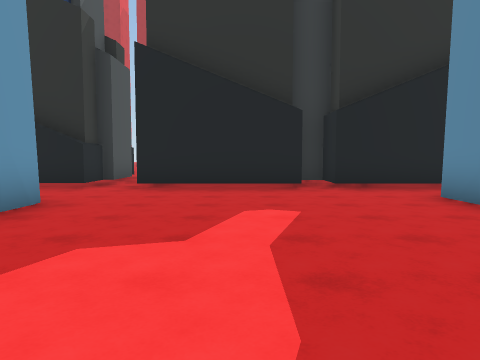
view 1 (above)

19 first-person views from a walk through a Unity game level. The camera is 1.4 m above the floor, tilts 4° down and sees 70° across. The floor is counted in squares, 2 m on a side. Each view is taken from the middle of a square. On the plan, view 1 faces up. The plan holds only what a view shows up to about 11 squares ahead; the rest is blank. The place goes on beyond the plan. The player is left out.

view 2
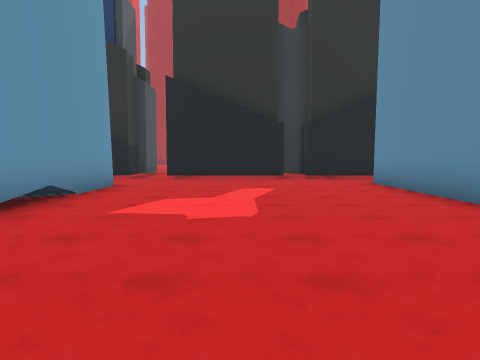

view 3
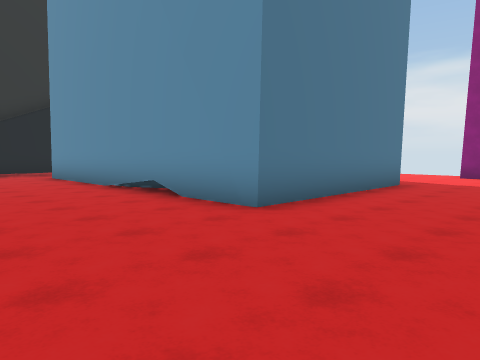

view 4
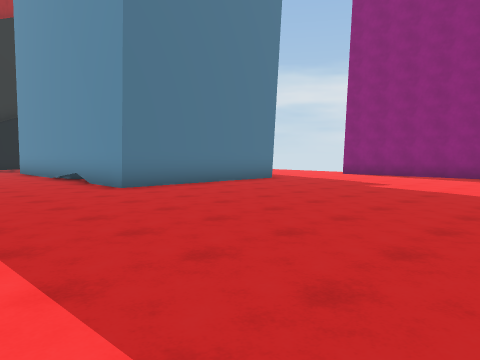

view 5
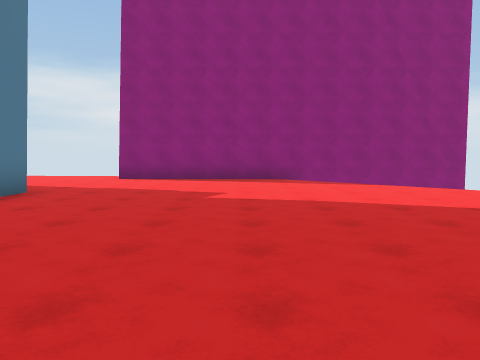

view 6
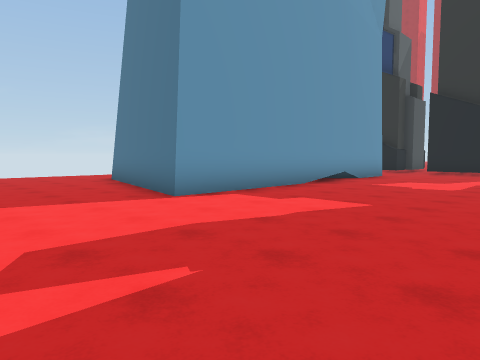

view 7
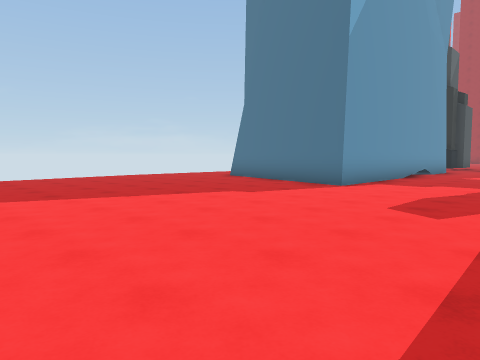

view 8
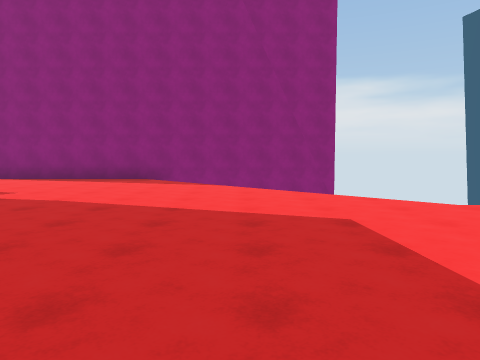

view 9
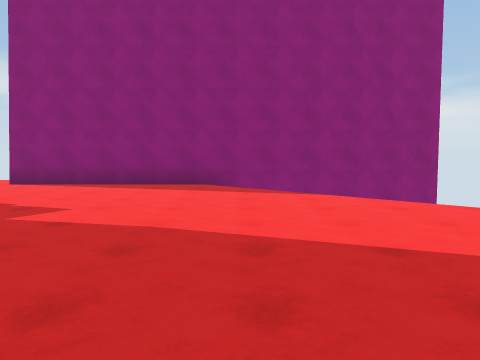

view 10
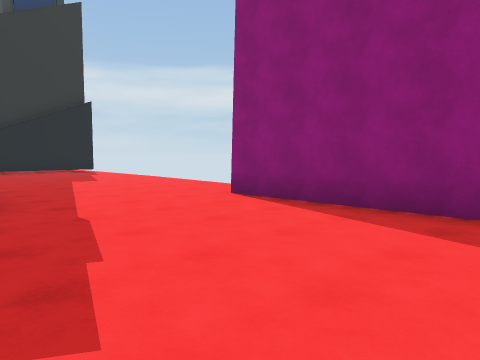

view 11
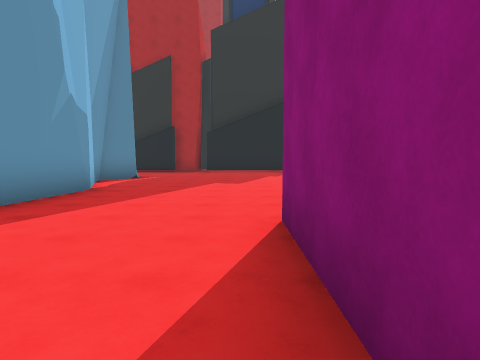

view 12
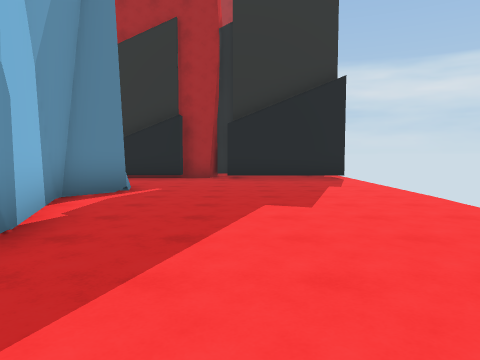

view 13
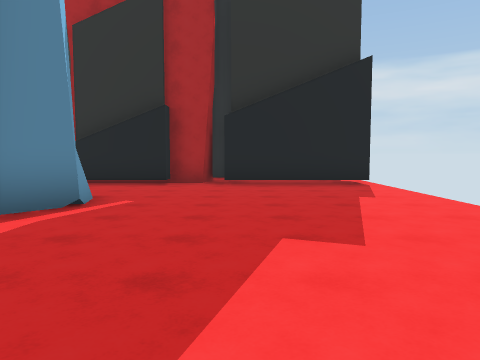

view 14
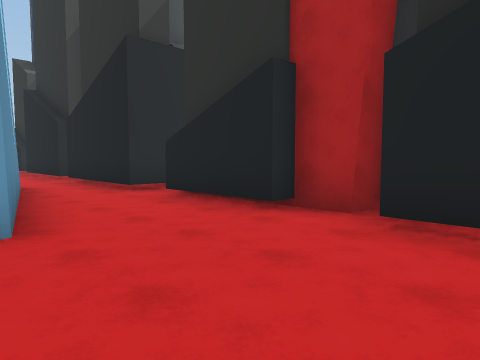

view 15
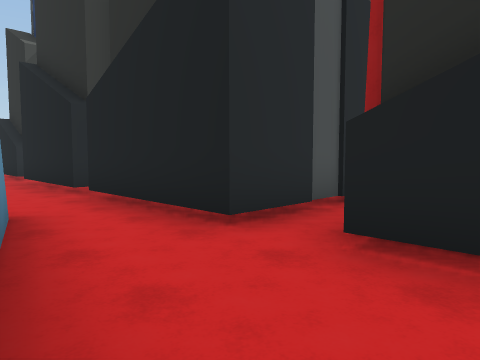

view 16
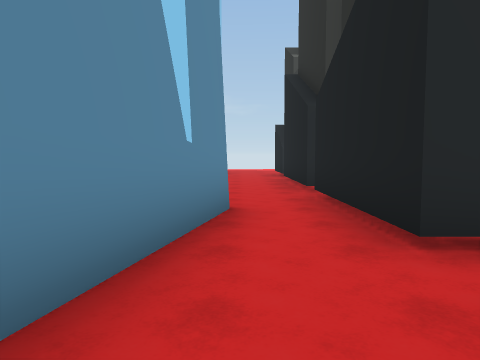

view 17
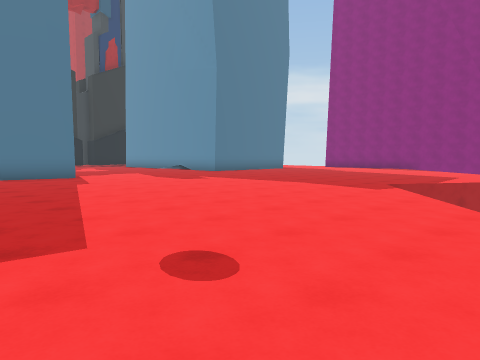

view 18
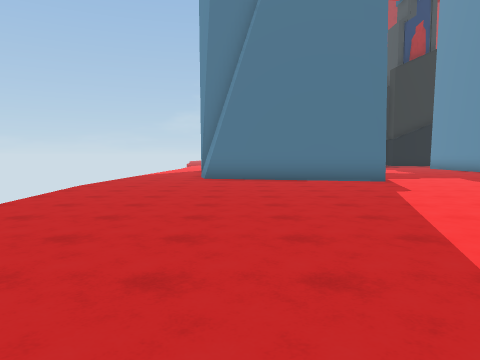

view 19
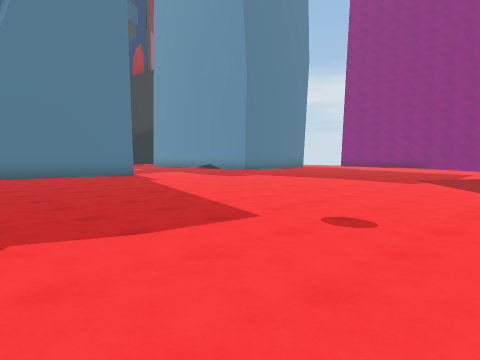

### Floor plan
Key: @ floor where view 1 was taken; # wall or solid block; x gap in a wall; . floor; v drop or lower ground.
Columns run from 11 left of view 1 to 14 right of it. Each row starts with its distance up from view 1.
 10                 #
  9         x    #  #.   #
  8       ##.########.########
  7        ...................
  6        ...................
  5         #......####.......
  4         #......#  ##......
  3         #......#   #......
  2         #......#   #......
  1         #......#   #......
  0         #..@...#   ##.....
 -1         #......#   ##....
 -2  ..###  #......#   #.....
 -3 v....####......#####.....
 -4 v.......................#
 -5  .......................#
 -6 v.......................#
 -7 v.......................#
 -8  .......................#
 -9  ......................v
-10   ....................vv
-11   ...................v v
-12   ..........vv......v  v
-13   .........v  v....v   v
-14   ........v      .v    v
-15   ......

Positions as (right, up) in squares from view 1, and headings:
1: (0, 0), facing up
2: (0, -3), facing up
3: (0, -6), facing up-right
4: (0, -10), facing up-right
5: (2, -7), facing right
6: (2, -7), facing up-left
7: (1, -11), facing up-left
8: (2, -11), facing right
9: (4, -9), facing right
10: (8, -8), facing up-right
11: (12, -7), facing up
12: (11, -3), facing up
13: (11, -1), facing up
14: (12, 4), facing up-left
15: (8, 5), facing up-left
16: (8, 6), facing left
17: (-7, -15), facing up-right
18: (-7, -13), facing up
19: (-9, -15), facing up-right
